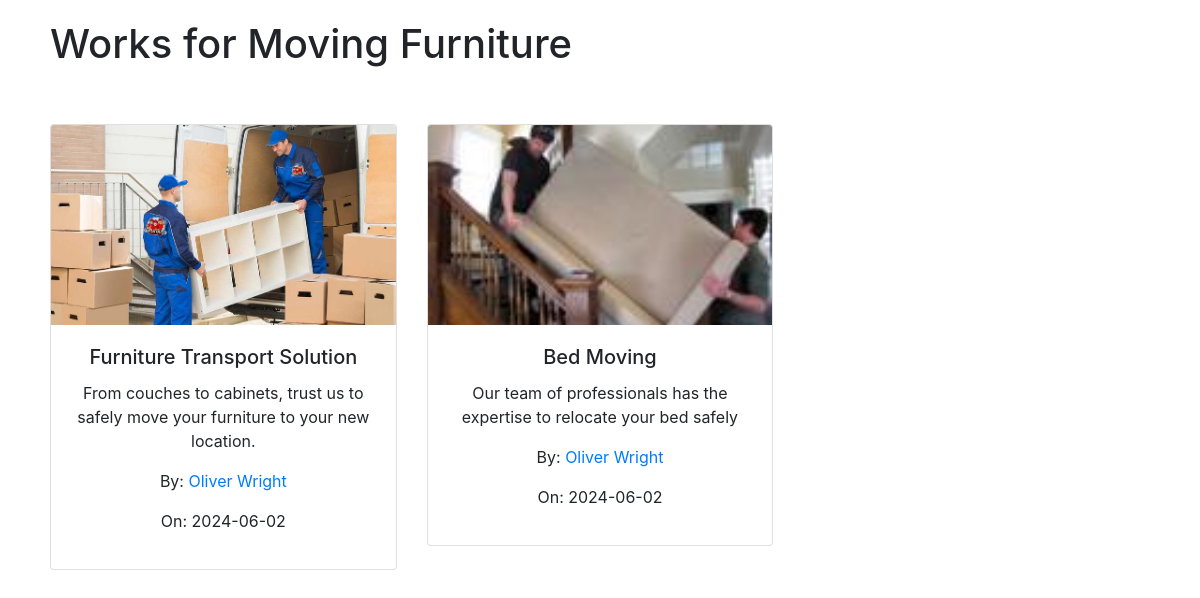
/service_work/101, run on the app's committed database.
### pythonic/models.py (models this page shows, shortened)
class Service(db.Model):
    id = db.Column(db.Integer, primary_key=True)
    Name = db.Column(db.String(50), unique=True, nullable=False)
    description = db.Column(db.Text, nullable=False)
    image_ser = db.Column(db.String(20), nullable=False, default="default.jpg")
    works = db.relationship('Work', backref='service', lazy=True)
    users = db.relationship('User', backref='service', lazy=True)

class Work(db.Model):
    id = db.Column(db.Integer, primary_key=True)
    title = db.Column(db.String(100), nullable=False)
    date_posted = db.Column(db.DateTime, nullable=False, default=datetime.utcnow)
    content = db.Column(db.Text, nullable=False)
    img = db.Column(db.String(20), nullable=True, default="default_thumbnail.jpg")
    user_id = db.Column(db.Integer, db.ForeignKey("user.id"), nullable=False)
    service_id=db.Column(db.Integer, db.ForeignKey("service.id"), nullable=False)

class User(db.Model, UserMixin):
    id = db.Column(db.Integer, primary_key=True)
    username = db.Column(db.String(25), unique=True, nullable=False)
    email = db.Column(db.String(125), unique=True, nullable=False)
    image_file = db.Column(db.String(20), nullable=False, default="prf.jpg")
    password = db.Column(db.String(60), nullable=False)
    address = db.Column(db.String(25), nullable=False)
    contactNumber = db.Column(db.String(10), nullable=False)
    user_type = db.Column(db.String(20), nullable=False)
    service_type = db.Column(db.String(20), nullable=True)
    description = db.Column(db.Text, nullable=True)
    service_id = db.Column(db.Integer, db.ForeignKey("service.id"), nullable=True)
    availability = db.relationship('Availability', uselist=False, backref='owner', lazy=True)
    works = db.relationship("Work", backref="maker", lazy=True)
    ratings = db.relationship('Rating', foreign_keys='Rating.craft_owner_id', backref='craft_owner', lazy=True)
    average_rating = db.Column(db.Float, nullable=True)

### pythonic/routes.py (the view)
@app.route('/service_work/<int:service_id>')
def service_work(service_id):
    service = Service.query.get_or_404(service_id)
    works = service.works
    return render_template('service_work.html', service=service, works=works)

### pythonic/templates/service_work.html (shortened to what this page needs)
<!DOCTYPE html>
<html lang="en">
<head>
    <link rel="stylesheet" href="https://maxcdn.bootstrapcdn.com/bootstrap/4.3.1/css/bootstrap.min.css">
</head>
<body>
    <div class="container">
        <h1>Works for {{ service.Name }}</h1>
        <br><br>
        <div class="row">
            {% for work in works %}
            <div class="col-md-4">
                <div class="card">
                    <img src="{{ url_for('static', filename='uploads/' ~ work.img) }}" class="card-img-top" alt="{{ work.title }}">
                    <div class="card-body">
                        <h5 class="card-title">{{ work.title }}</h5>
                        <p class="card-text">{{ work.content }}</p>
                        <p>By: <a href="{{ url_for('view_profile', user_id=work.user_id) }}">{{ work.maker.username }}</a></p>
                        <p>On: {{ work.date_posted.strftime('%Y-%m-%d') }}</p>
                    </div>
                </div>
            </div>
            {% endfor %}
        </div>
    </div>
</body>
</html>

### pythonic/templates/service_work.html (style rules this page uses)
.container { padding: 20px; }
.card { margin-bottom: 20px; }
.card-img-top { height: 200px; object-fit: cover; }
.card-body { text-align: center; }

### data on the page
Service: Name "Moving Furniture"
Work: img (picture), title "Furniture Transport Solution", content "From couches to cabinets, trust us to safely move your furniture to your new location.", maker.username "Oliver Wright", date_posted "2024-06-02"
Work: img (picture), title "Bed Moving", content "Our team of professionals has the expertise to relocate your bed safely", maker.username "Oliver Wright", date_posted "2024-06-02"
